Frame 1 (no input): blank canvas, image omitted
Frame 60 (the mouse pressed at the canvas centre just before this capture): blank canvas, image omitted
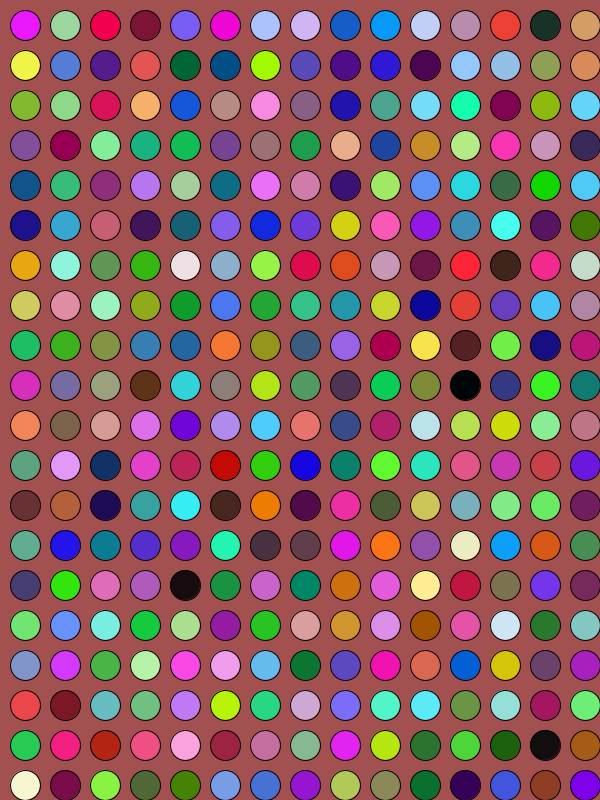
Frame 120 (the mouse held since frame 60 and released just before this capture)

The Processing sketch whose frames 1 and 60 were blank and that drew this single picture after the mouse press (run headless with seeded random() and noise(); from frame 60 on, the mouse is pressed at the canvas centre):

// Processing sketch: circle_point
// ── circle_point.pde
int d = 30;

void setup(){
  size(600, 800);
   }
void draw(){
  if(mousePressed){
    background(#A25050);
    for(int y = 25; y <= height; y += d + 10){
      for(int x = 25; x <= width; x += d + 10){
        fill(random(255), random(255), random(255));
        ellipse(x, y, d, d);
        } 
      }
      if(mouseButton == LEFT){
        d++;
      }
      if(mouseButton == RIGHT){
        d--;
      }
    }
}
